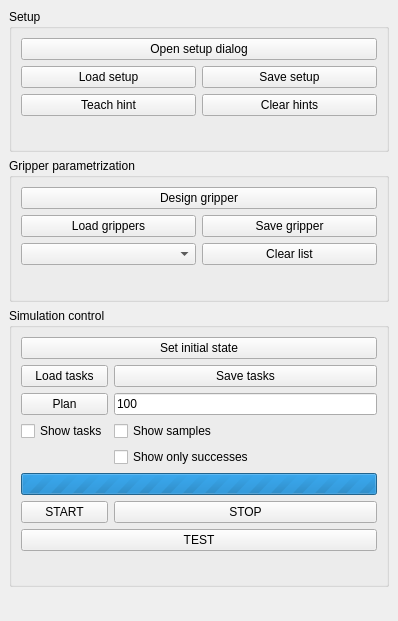
<?xml version="1.0" encoding="UTF-8"?>
<ui version="4.0">
 <class>evaluationWidget</class>
 <widget class="QDockWidget" name="evaluationWidget">
  <property name="geometry">
   <rect>
    <x>0</x>
    <y>0</y>
    <width>398</width>
    <height>621</height>
   </rect>
  </property>
  <property name="windowTitle">
   <string>Gripper Evaluation</string>
  </property>
  <widget class="QWidget" name="dockWidgetContents">
   <layout class="QVBoxLayout" name="verticalLayout">
    <item>
     <widget class="QGroupBox" name="groupBox">
      <property name="title">
       <string>Setup</string>
      </property>
      <layout class="QGridLayout" name="gridLayout">
       <item row="1" column="0">
        <widget class="QPushButton" name="loadSetupButton">
         <property name="text">
          <string>Load setup</string>
         </property>
        </widget>
       </item>
       <item row="2" column="0">
        <widget class="QPushButton" name="addHintButton">
         <property name="text">
          <string>Teach hint</string>
         </property>
        </widget>
       </item>
       <item row="0" column="0" colspan="2">
        <widget class="QPushButton" name="editSetupButton">
         <property name="text">
          <string>Open setup dialog</string>
         </property>
        </widget>
       </item>
       <item row="2" column="1">
        <widget class="QPushButton" name="clearHintsButton">
         <property name="text">
          <string>Clear hints</string>
         </property>
        </widget>
       </item>
       <item row="1" column="1">
        <widget class="QPushButton" name="saveSetupButton">
         <property name="text">
          <string>Save setup</string>
         </property>
        </widget>
       </item>
       <item row="3" column="0" colspan="2">
        <spacer name="verticalSpacer_2">
         <property name="orientation">
          <enum>Qt::Vertical</enum>
         </property>
         <property name="sizeHint" stdset="0">
          <size>
           <width>20</width>
           <height>40</height>
          </size>
         </property>
        </spacer>
       </item>
      </layout>
     </widget>
    </item>
    <item>
     <widget class="QGroupBox" name="groupBox_2">
      <property name="title">
       <string>Gripper parametrization</string>
      </property>
      <layout class="QGridLayout" name="gridLayout_4">
       <item row="0" column="0" colspan="2">
        <widget class="QPushButton" name="designButton">
         <property name="text">
          <string>Design gripper</string>
         </property>
        </widget>
       </item>
       <item row="2" column="1">
        <widget class="QPushButton" name="clearButton">
         <property name="text">
          <string>Clear list</string>
         </property>
        </widget>
       </item>
       <item row="1" column="0">
        <widget class="QPushButton" name="loadGripperButton">
         <property name="text">
          <string>Load grippers</string>
         </property>
        </widget>
       </item>
       <item row="1" column="1">
        <widget class="QPushButton" name="saveGripperButton">
         <property name="text">
          <string>Save gripper</string>
         </property>
        </widget>
       </item>
       <item row="2" column="0">
        <widget class="QComboBox" name="gripperCombo"/>
       </item>
       <item row="3" column="0" colspan="2">
        <spacer name="verticalSpacer">
         <property name="orientation">
          <enum>Qt::Vertical</enum>
         </property>
         <property name="sizeHint" stdset="0">
          <size>
           <width>20</width>
           <height>40</height>
          </size>
         </property>
        </spacer>
       </item>
      </layout>
     </widget>
    </item>
    <item>
     <widget class="QGroupBox" name="groupBox_3">
      <property name="title">
       <string>Simulation control</string>
      </property>
      <layout class="QGridLayout" name="gridLayout_5">
       <item row="7" column="0" colspan="2">
        <widget class="QPushButton" name="testButton">
         <property name="text">
          <string>TEST</string>
         </property>
        </widget>
       </item>
       <item row="3" column="0">
        <widget class="QCheckBox" name="showCheck">
         <property name="text">
          <string>Show tasks</string>
         </property>
        </widget>
       </item>
       <item row="1" column="0">
        <widget class="QPushButton" name="loadTaskButton">
         <property name="text">
          <string>Load tasks</string>
         </property>
        </widget>
       </item>
       <item row="5" column="0" colspan="2">
        <widget class="QProgressBar" name="progressBar">
         <property name="maximum">
          <number>0</number>
         </property>
         <property name="value">
          <number>0</number>
         </property>
         <property name="format">
          <string>%v of %m</string>
         </property>
        </widget>
       </item>
       <item row="0" column="0" colspan="2">
        <widget class="QPushButton" name="initialButton">
         <property name="text">
          <string>Set initial state</string>
         </property>
        </widget>
       </item>
       <item row="1" column="1">
        <widget class="QPushButton" name="saveTaskButton">
         <property name="text">
          <string>Save tasks</string>
         </property>
        </widget>
       </item>
       <item row="2" column="0">
        <widget class="QPushButton" name="planButton">
         <property name="text">
          <string>Plan</string>
         </property>
        </widget>
       </item>
       <item row="4" column="1">
        <widget class="QCheckBox" name="successCheck">
         <property name="text">
          <string>Show only successes</string>
         </property>
        </widget>
       </item>
       <item row="2" column="1">
        <widget class="QLineEdit" name="nAutoEdit">
         <property name="text">
          <string>100</string>
         </property>
        </widget>
       </item>
       <item row="3" column="1">
        <widget class="QCheckBox" name="samplesCheck">
         <property name="text">
          <string>Show samples</string>
         </property>
        </widget>
       </item>
       <item row="6" column="0">
        <widget class="QPushButton" name="startButton">
         <property name="text">
          <string>START</string>
         </property>
        </widget>
       </item>
       <item row="6" column="1">
        <widget class="QPushButton" name="stopButton">
         <property name="text">
          <string>STOP</string>
         </property>
        </widget>
       </item>
       <item row="8" column="0" colspan="2">
        <spacer name="verticalSpacer_3">
         <property name="orientation">
          <enum>Qt::Vertical</enum>
         </property>
         <property name="sizeHint" stdset="0">
          <size>
           <width>20</width>
           <height>40</height>
          </size>
         </property>
        </spacer>
       </item>
      </layout>
     </widget>
    </item>
    <item>
     <spacer name="verticalSpacer_4">
      <property name="orientation">
       <enum>Qt::Vertical</enum>
      </property>
      <property name="sizeHint" stdset="0">
       <size>
        <width>20</width>
        <height>40</height>
       </size>
      </property>
     </spacer>
    </item>
   </layout>
  </widget>
 </widget>
 <resources/>
 <connections/>
</ui>
